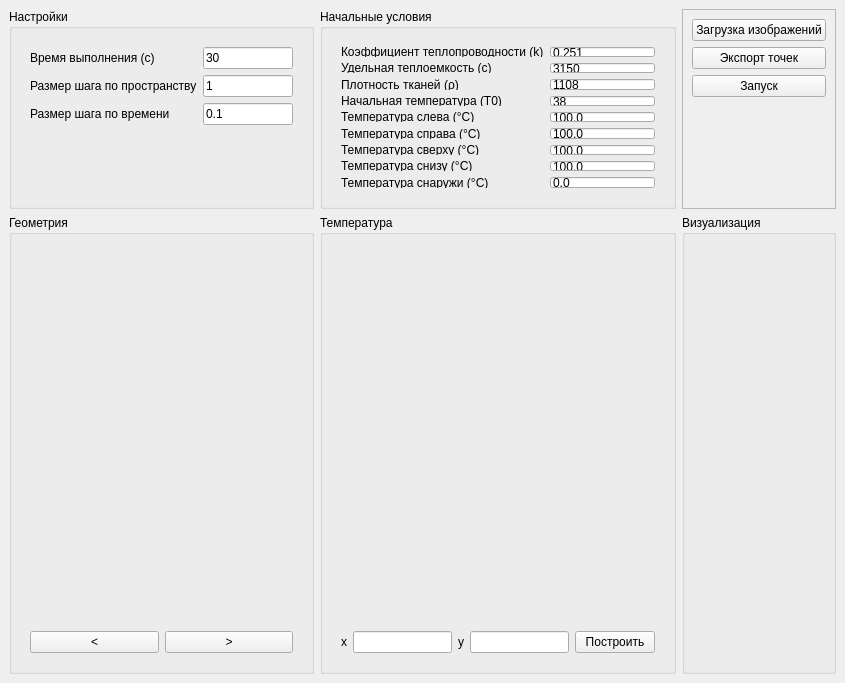
<?xml version="1.0" encoding="UTF-8"?>
<ui version="4.0">
 <class>MainWindow</class>
 <widget class="QMainWindow" name="MainWindow">
  <property name="geometry">
   <rect>
    <x>0</x>
    <y>0</y>
    <width>845</width>
    <height>683</height>
   </rect>
  </property>
  <property name="windowTitle">
   <string>MainWindow</string>
  </property>
  <widget class="QWidget" name="centralwidget">
   <layout class="QGridLayout" name="gridLayout">
    <item row="0" column="1">
     <widget class="QGroupBox" name="groupBox_2">
      <property name="maximumSize">
       <size>
        <width>16777215</width>
        <height>200</height>
       </size>
      </property>
      <property name="title">
       <string>Начальные условия</string>
      </property>
      <layout class="QVBoxLayout" name="verticalLayout_4">
       <item>
        <widget class="QWidget" name="widget_3" native="true">
         <layout class="QFormLayout" name="formLayout">
          <item row="0" column="0">
           <widget class="QLabel" name="label_2">
            <property name="text">
             <string>Коэффициент теплопроводности (k)</string>
            </property>
           </widget>
          </item>
          <item row="0" column="1">
           <widget class="QLineEdit" name="lineEdit">
            <property name="text">
             <string>0.251</string>
            </property>
           </widget>
          </item>
          <item row="1" column="0">
           <widget class="QLabel" name="label_3">
            <property name="text">
             <string>Удельная теплоемкость (c)</string>
            </property>
           </widget>
          </item>
          <item row="1" column="1">
           <widget class="QLineEdit" name="lineEdit_2">
            <property name="text">
             <string>3150</string>
            </property>
           </widget>
          </item>
          <item row="2" column="0">
           <widget class="QLabel" name="label_4">
            <property name="text">
             <string>Плотность тканей (ρ)</string>
            </property>
           </widget>
          </item>
          <item row="2" column="1">
           <widget class="QLineEdit" name="lineEdit_3">
            <property name="text">
             <string>1108</string>
            </property>
           </widget>
          </item>
          <item row="3" column="0">
           <widget class="QLabel" name="label_5">
            <property name="text">
             <string>Начальная температура (T0)</string>
            </property>
           </widget>
          </item>
          <item row="3" column="1">
           <widget class="QLineEdit" name="lineEdit_4">
            <property name="text">
             <string>38</string>
            </property>
           </widget>
          </item>
          <item row="4" column="0">
           <widget class="QLabel" name="label_T_left">
            <property name="text">
             <string>Температура слева (°C)</string>
            </property>
           </widget>
          </item>
          <item row="4" column="1">
           <widget class="QLineEdit" name="lineEdit_T_left">
            <property name="text">
             <string>100.0</string>
            </property>
           </widget>
          </item>
          <item row="5" column="0">
           <widget class="QLabel" name="label_T_right">
            <property name="text">
             <string>Температура справа (°C)</string>
            </property>
           </widget>
          </item>
          <item row="5" column="1">
           <widget class="QLineEdit" name="lineEdit_T_right">
            <property name="text">
             <string>100.0</string>
            </property>
           </widget>
          </item>
          <item row="6" column="0">
           <widget class="QLabel" name="label_T_top">
            <property name="text">
             <string>Температура сверху (°C)</string>
            </property>
           </widget>
          </item>
          <item row="6" column="1">
           <widget class="QLineEdit" name="lineEdit_T_top">
            <property name="text">
             <string>100.0</string>
            </property>
           </widget>
          </item>
          <item row="7" column="0">
           <widget class="QLabel" name="label_T_bottom">
            <property name="text">
             <string>Температура снизу (°C)</string>
            </property>
           </widget>
          </item>
          <item row="7" column="1">
           <widget class="QLineEdit" name="lineEdit_T_bottom">
            <property name="text">
             <string>100.0</string>
            </property>
           </widget>
          </item>
          <item row="8" column="0">
           <widget class="QLabel" name="label_T_outside">
            <property name="text">
             <string>Температура снаружи (°C)</string>
            </property>
           </widget>
          </item>
          <item row="8" column="1">
           <widget class="QLineEdit" name="lineEdit_T_outside">
            <property name="text">
             <string>0.0</string>
            </property>
           </widget>
          </item>
         </layout>
        </widget>
       </item>
      </layout>
     </widget>
    </item>
    <item row="0" column="3">
     <widget class="QFrame" name="frame_buttons">
      <property name="maximumSize">
       <size>
        <width>16777215</width>
        <height>200</height>
       </size>
      </property>
      <property name="frameShape">
       <enum>QFrame::Shape::StyledPanel</enum>
      </property>
      <property name="frameShadow">
       <enum>QFrame::Shadow::Raised</enum>
      </property>
      <layout class="QVBoxLayout" name="verticalLayout_5">
       <item>
        <widget class="QPushButton" name="pushButton_3">
         <property name="text">
          <string>Загрузка изображений</string>
         </property>
        </widget>
       </item>
       <item>
        <widget class="QPushButton" name="pushButton_4">
         <property name="text">
          <string>Экспорт точек</string>
         </property>
        </widget>
       </item>
       <item>
        <widget class="QPushButton" name="pushButton_start">
         <property name="text">
          <string>Запуск</string>
         </property>
        </widget>
       </item>
       <item>
        <spacer name="verticalSpacer_4">
         <property name="orientation">
          <enum>Qt::Orientation::Vertical</enum>
         </property>
         <property name="sizeHint" stdset="0">
          <size>
           <width>20</width>
           <height>40</height>
          </size>
         </property>
        </spacer>
       </item>
      </layout>
     </widget>
    </item>
    <item row="0" column="0">
     <widget class="QGroupBox" name="groupBox">
      <property name="maximumSize">
       <size>
        <width>16777215</width>
        <height>200</height>
       </size>
      </property>
      <property name="title">
       <string>Настройки</string>
      </property>
      <layout class="QVBoxLayout" name="verticalLayout_7">
       <item>
        <widget class="QWidget" name="widget_6" native="true">
         <layout class="QFormLayout" name="formLayout_2">
          <item row="0" column="0">
           <widget class="QLabel" name="label_9">
            <property name="text">
             <string>Время выполнения (с)</string>
            </property>
           </widget>
          </item>
          <item row="0" column="1">
           <widget class="QLineEdit" name="lineEdit_6">
            <property name="text">
             <string>30</string>
            </property>
           </widget>
          </item>
          <item row="1" column="0">
           <widget class="QLabel" name="label_10">
            <property name="text">
             <string>Размер шага по пространству</string>
            </property>
           </widget>
          </item>
          <item row="1" column="1">
           <widget class="QLineEdit" name="lineEdit_7">
            <property name="text">
             <string>1</string>
            </property>
           </widget>
          </item>
          <item row="2" column="0">
           <widget class="QLabel" name="label_11">
            <property name="text">
             <string>Размер шага по времени</string>
            </property>
           </widget>
          </item>
          <item row="2" column="1">
           <widget class="QLineEdit" name="lineEdit_8">
            <property name="text">
             <string>0.1</string>
            </property>
           </widget>
          </item>
         </layout>
        </widget>
       </item>
      </layout>
     </widget>
    </item>
    <item row="1" column="0">
     <widget class="QGroupBox" name="groupBox_5">
      <property name="title">
       <string>Геометрия</string>
      </property>
      <layout class="QVBoxLayout" name="verticalLayout_6">
       <item>
        <widget class="QWidget" name="widget_geometry" native="true"/>
       </item>
       <item>
        <widget class="QWidget" name="widget_2" native="true">
         <property name="maximumSize">
          <size>
           <width>16777215</width>
           <height>40</height>
          </size>
         </property>
         <layout class="QHBoxLayout" name="horizontalLayout">
          <item>
           <widget class="QPushButton" name="pushButton_left">
            <property name="text">
             <string>&lt;</string>
            </property>
           </widget>
          </item>
          <item>
           <widget class="QPushButton" name="pushButton_right">
            <property name="text">
             <string>&gt;</string>
            </property>
           </widget>
          </item>
         </layout>
        </widget>
       </item>
      </layout>
     </widget>
    </item>
    <item row="1" column="1">
     <widget class="QGroupBox" name="groupBox_4">
      <property name="title">
       <string>Температура</string>
      </property>
      <layout class="QVBoxLayout" name="verticalLayout_3">
       <item>
        <widget class="QWidget" name="widget_temperature" native="true"/>
       </item>
       <item>
        <widget class="QWidget" name="widget_7" native="true">
         <property name="maximumSize">
          <size>
           <width>16777215</width>
           <height>40</height>
          </size>
         </property>
         <layout class="QHBoxLayout" name="horizontalLayout_3">
          <item>
           <widget class="QLabel" name="label_12">
            <property name="text">
             <string>x</string>
            </property>
           </widget>
          </item>
          <item>
           <widget class="QLineEdit" name="lineEdit_x"/>
          </item>
          <item>
           <widget class="QLabel" name="label_13">
            <property name="text">
             <string>y</string>
            </property>
           </widget>
          </item>
          <item>
           <widget class="QLineEdit" name="lineEdit_y"/>
          </item>
          <item>
           <widget class="QPushButton" name="pushButton_plot_temp">
            <property name="text">
             <string>Построить</string>
            </property>
           </widget>
          </item>
         </layout>
        </widget>
       </item>
      </layout>
     </widget>
    </item>
    <item row="1" column="3">
     <widget class="QGroupBox" name="groupBox_3">
      <property name="title">
       <string>Визуализация</string>
      </property>
      <layout class="QVBoxLayout" name="verticalLayout_2">
       <item>
        <widget class="QWidget" name="widget_layer" native="true"/>
       </item>
      </layout>
     </widget>
    </item>
   </layout>
  </widget>
 </widget>
 <resources/>
 <connections/>
</ui>
